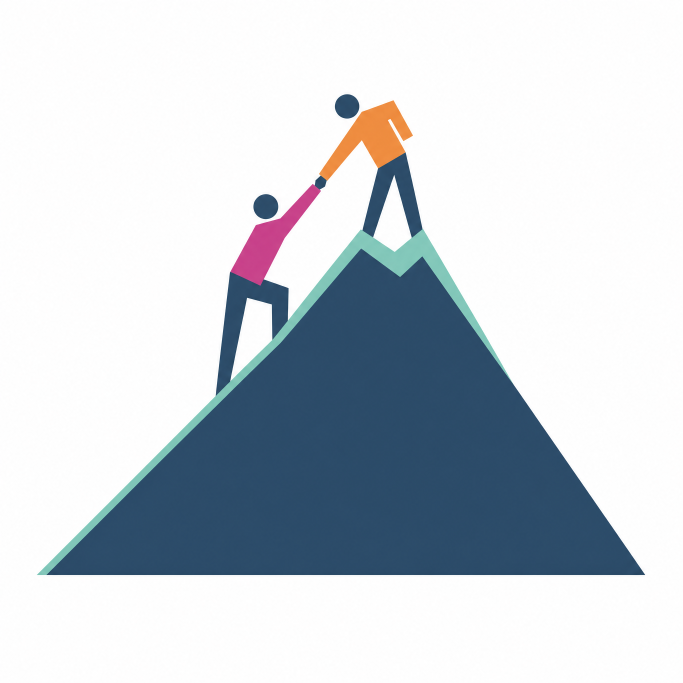
#> input picture images/illustrations/helping-hand-raw.png, 2048 x 2048 px, found by its file name (shown at 1/3 size); its folder holds only this picture in this run
$ python _process.py
#> lines starting #> are read from the running program, lines starting #| are printed output that depends on the picture
"""
Process the 5 Higgsfield mountain illustrations:
- For ones with white backgrounds (helping-hand, team-overlook, route-marker): remove white -> transparent
- For ones with seafoam background as design (roped-team, summit-flag): keep as-is, just downscale + optimise
- Write rounded web-ready PNGs at 2x and 1x sizes
"""
from PIL import Image
from pathlib import Path

D = Path(r"C:\Users\robid\Desktop\Aventario Claude\website\images\illustrations")
WHITE_THRESHOLD = 240  # pixels with all RGB above this become transparent
FUZZ = 18              # tolerance band for partial transparency on near-white pixels

def make_white_transparent(src: Path, out: Path):
    im = Image.open(src).convert("RGBA")
    px = im.load()
    w, h = im.size
#> w = 2048; h = 2048
    for y in range(h):
        for x in range(w):
            r, g, b, a = px[x, y]
            mn = min(r, g, b)
            if mn >= WHITE_THRESHOLD:
                # Full transparent if very white, partial if near-white (smoother edges)
                if mn >= 252:
                    px[x, y] = (r, g, b, 0)
                else:
                    # gradient transparency
                    a2 = int((WHITE_THRESHOLD + FUZZ - mn) / FUZZ * 255)
                    px[x, y] = (r, g, b, max(0, min(a2, 255)))
    im.save(out, "PNG", optimize=True)
    print(f"  -> {out.name}  ({im.size[0]}x{im.size[1]})")
#|   -> helping-hand-cutout.png  (2048x2048)

def downscale(src: Path, out: Path, max_w: int):
#> called with max_w = 1200
    im = Image.open(src).convert("RGBA")
    if im.size[0] > max_w:
        im.thumbnail((max_w, max_w * 4), Image.LANCZOS)
#> im: PIL image 1200x1200 RGBA
    im.save(out, "PNG", optimize=True)
    print(f"  -> {out.name}  ({im.size[0]}x{im.size[1]})")
#|   -> helping-hand.png  (1200x1200)

# Cutout (white bg -> transparent)
for name in ["helping-hand", "team-overlook", "route-marker"]:
    src = D / f"{name}-raw.png"
    if not src.exists():
        print(f"skip {name}: no raw")
        continue
    print(f"\n{name}: white bg -> transparent")
    tmp = D / f"{name}-cutout.png"
    make_white_transparent(src, tmp)
    # Two web sizes
    downscale(tmp, D / f"{name}.png", 1200)
    downscale(tmp, D / f"{name}-sm.png", 600)
#> call 2 of downscale, with max_w = 600
#> in downscale (call 2), `im.thumbnail((max_w, max_w * 4), Image.LANCZOS)`:
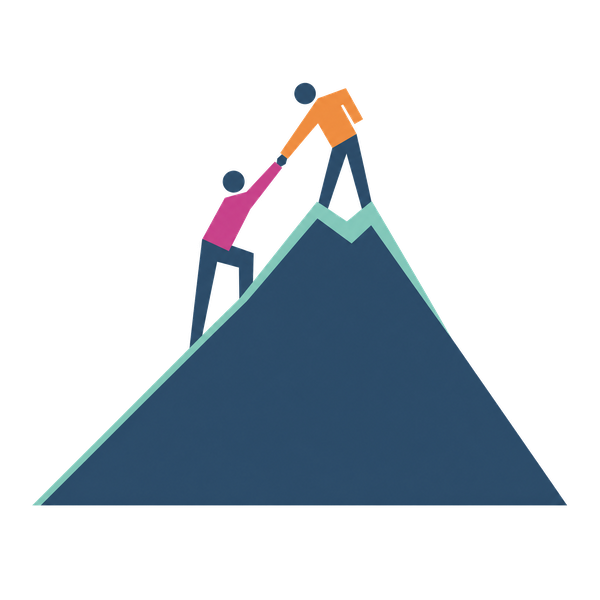
#> im: PIL image 600x600 RGBA; mean R, G, B, A 20, 27.2, 33.9, 68.7; transparent parts drawn white
#|   -> helping-hand-sm.png  (600x600)
    tmp.unlink()

# Keep-bg illustrations (the colored bg is part of the design)
for name in ["roped-team", "summit-flag"]:
    src = D / f"{name}-raw.png"
    if not src.exists():
        print(f"skip {name}: no raw")
        continue
    print(f"\n{name}: keep bg (design integral)")
    downscale(src, D / f"{name}.png", 1200)
    downscale(src, D / f"{name}-sm.png", 600)

print("\nDone.")
